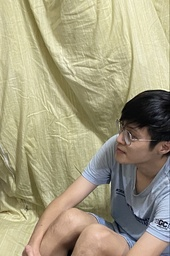
#> input picture SC001/Assignment4/image_contest/IMG_5264.jpg, 170 x 256 px, shrunk from 2010 x 3024 before the run
$ python best_photoshop_award.py
#> lines starting #> are read from the running program, lines starting #| are printed output that depends on the picture
### SC001/Assignment4/simpleimage.py
#!/usr/bin/env python3

"""
Stanford CS106AP SimpleImage
Nick Parlante, Sonja Johnson-Yu, and Nick Bowman
 -6/2019 version has file reading, pix, and foreach iterator

SimpleImage Features:
Create image:
    image = SimpleImage.blank(400, 200)   # create new image of size
    image = SimpleImage('foo.jpg')        # create from file

Access size
    image.width, image.height

Iterate over all pixels:
    for pixel in image:
        #do something with pixel

Get pix at x,y
    pix = image.get_pix(x, y)
    # pix is RGB tuple like (100, 200, 0)

Set pix at x,y
    image.set_pix(x, y, pix)   # set data by tuple also

Get Pixel object at x,y
    pixel = image.get_pixel(x, y)
    pixel.red = 0
    pixel.blue = 255

Show image on screen
    image.show()

The main() function below demonstrates the above functions as a test.
"""

import sys
# If the following line fails, "Pillow" needs to be installed
from PIL import Image


def clamp(num):
    """
    Return a "clamped" version of the given num,
    converted to be an int limited to the range 0..255 for 1 byte.
    """
    num = int(num)
    if num < 0:
        return 0
    if num >= 256:
        return 255
    return num


class Pixel(object):
    """
    A pixel at an x,y in a SimpleImage.
    Supports set/get .red .green .blue
    and get .x .y
    """
    def __init__(self, image, x, y):
        self.image = image
        self._x = x
        self._y = y

    def __str__(self):
        return 'r:' + str(self.red) + ' g:' + str(self.green) + ' b:' + str(self.blue)

    # Pillow image stores each pixel color as a (red, green, blue) tuple.
    # So the functions below have to unpack/repack the tuple to change anything.

    @property
    def red(self):
        return self.image.px[self._x, self._y][0]

    @red.setter
    def red(self, value):
        rgb = self.image.px[self._x, self._y]
        self.image.px[self._x, self._y] = (clamp(value), rgb[1], rgb[2])

    @property
    def green(self):
        return self.image.px[self._x, self._y][1]

    @green.setter
    def green(self, value):
        rgb = self.image.px[self._x, self._y]
        self.image.px[self._x, self._y] = (rgb[0], clamp(value), rgb[2])

    @property
    def blue(self):
        return self.image.px[self._x, self._y][2]

    @blue.setter
    def blue(self, value):
        rgb = self.image.px[self._x, self._y]
        self.image.px[self._x, self._y] = (rgb[0], rgb[1], clamp(value))

    @property
    def x(self):
        return self._x

    @property
    def y(self):
        return self._y


# color tuples for background color names 'red' 'white' etc.
BACK_COLORS = {
    'white': (255, 255, 255),
    'black': (0, 0, 0),
    'red': (255, 0, 0),
    'green': (0, 255, 0),
    'blue': (0, 0, 255),
}


class SimpleImage(object):
    def __init__(self, filename, width=0, height=0, back_color=None):
        """
        Create a new image. This case works: SimpleImage('foo.jpg')
        To create a blank image use SimpleImage.blank(500, 300)
        The other parameters here are for internal/experimental use.
        """
        # Create pil_image either from file, or making blank
        if filename:
            self.pil_image = Image.open(filename).convert("RGB")
            if self.pil_image.mode != 'RGB':
                raise Exception('Image file is not RGB')
            self._filename = filename  # hold onto
        else:
            if not back_color:
                back_color = 'white'
            color_tuple = BACK_COLORS[back_color]
            if width == 0 or height == 0:
                raise Exception('Creating blank image requires width/height but got {} {}'
                                .format(width, height))
            self.pil_image = Image.new('RGB', (width, height), color_tuple)
        self.px = self.pil_image.load()
        size = self.pil_image.size
        self._width = size[0]
        self._height = size[1]
        self.curr_x = 0
        self.curr_y = 0

    def __iter__(self):
        return self

    # [26 lines left out: functions __next__, increment_curr_counters, blank, file, not called in this run]

    @property
    def width(self):
        """Width of image in pixels."""
        return self._width

    @property
    def height(self):
        """Height of image in pixels."""
        return self._height

    def get_pixel(self, x, y):
        """
        Returns a Pixel at the given x,y, suitable for getting/setting
        .red .green .blue values.
        """
        if x < 0 or x >= self._width or y < 0 or y >= self.height:
            e = Exception('get_pixel bad coordinate x %d y %d (vs. image width %d height %d)' %
                          (x, y, self._width, self.height))
            raise e
        return Pixel(self, x, y)

    # [14 lines left out: functions set_pixel, set_rgb, not called in this run]

    def get_pix(self, x, y):
        """Get pix RGB tuple (200, 100, 50) for the given x,y."""
        return self.px[x, y]

    def set_pix(self, x, y, pix):
        """Set the given pix RGB tuple into the image at the given x,y."""
        self.px[x, y] = pix

    def show(self):
        """Displays the image using an external utility."""
        self.pil_image.show()

    def make_as_big_as(self, image):
        """Resizes image to the shape of the given image"""
        self.pil_image = self.pil_image.resize((image.width, image.height))
        self.px = self.pil_image.load()
        size = self.pil_image.size
        self._width = size[0]
        self._height = size[1]


# [30 lines left out: function main, not called in this run]


# [2 lines that do not run on import are left out]

### SC001/Assignment4/best_photoshop_award.py
"""
File: best_photoshop_award.py
Name:
----------------------------------
This file creates a photoshopped image
that is going to compete for the Best
Photoshop Award for SC001.
Please put all the images you will use in the image_contest folder
and make sure to choose the right folder when loading your images.
"""
from simpleimage import SimpleImage


THRESHOLD = 1.03


def main():
    """
    冬天很冷，體驗一下被圍繞的感受。
    """
    fig = SimpleImage('image_contest/IMG_5264.jpg')
#> in __init__, self.pil_image is the input picture: PIL image 170x256 RGB; mean R, G, B 165.4, 158.4, 130.1
    bg = SimpleImage('image_contest/black.webp')
#> call 2 of __init__, with filename = 'image_contest/black.webp', width = 0, height = 0
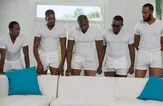
#> input picture SC001/Assignment4/image_contest/black.webp, 163 x 106 px, shrunk from 1920 x 1255 before the run
#> in __init__, self.pil_image is the input picture: PIL image 163x106 RGB; mean R, G, B 157.1, 161.4, 160.5
    bg.make_as_big_as(fig)
#> in make_as_big_as, `self.pil_image = self.pil_image.resize((image.width, image.height))`:
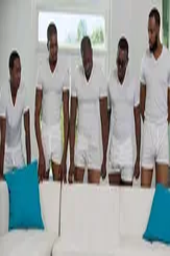
#> self.pil_image: PIL image 170x256 RGB; mean R, G, B 157.1, 161.4, 160.5
    new_img = combine(fig, bg)
    new_img.show()
#> in show, `self.pil_image.show()`:
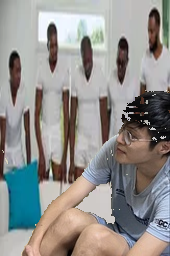
#> shown: PIL image 170x256 RGB; mean R, G, B 146.4, 145.1, 142.5


def combine(fig, bg):
    for x in range(fig.width):
        for y in range(fig.height):
            fig_pixel = fig.get_pixel(x, y)
            avg = (fig_pixel.red + fig_pixel.blue + fig_pixel.green)/3
            if fig_pixel.green > avg * THRESHOLD:
                bg_pixel = bg.get_pixel(x, y)
                fig_pixel.red = bg_pixel.red
                fig_pixel.green = bg_pixel.green
                fig_pixel.blue = bg_pixel.blue
    return fig


# DO NOT EDIT CODE BELOW THIS LINE #

if __name__ == '__main__':
    main()
